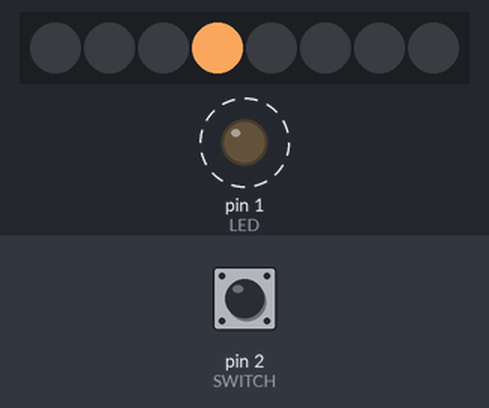
Recording of a sketch running on a simulated Arduino Uno, built with avr-gcc and run on an emulated ATmega328P. Parts: 8 RGB LEDs in strip order, left to right, output pins drawn as LEDs (lit = HIGH). Dashed ring = blinking. Inputs (shaded band) come from the test bench; at power-on: pin 2 (SWITCH) HIGH. Dim RGB values are drawn brighter than linear; random numbers use the default seed unless the sketch sets one.

Above: at 1.27 s.
1.3 s: pin 2 (SWITCH) pulled LOW for 0.15 s
At 2.17 s:
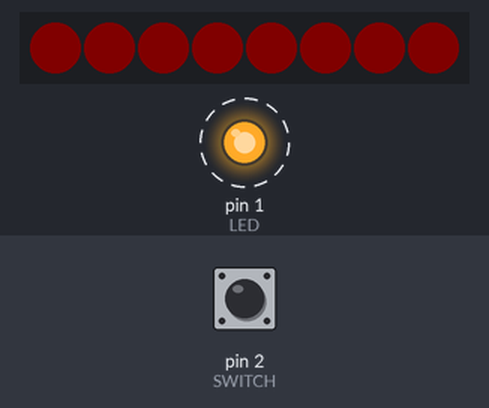
3.1 s: pin 2 (SWITCH) pulled LOW for 1 s
At 5.0 s:
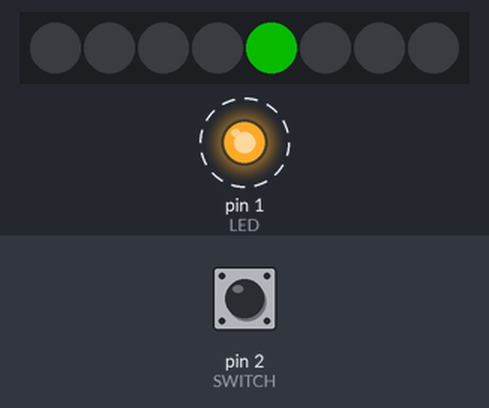
5.6 s: pin 2 (SWITCH) pulled LOW for 3.2 s
At 5.81 s:
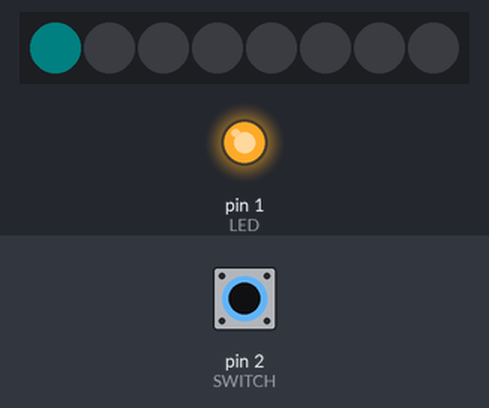
10.3 s: pin 2 (SWITCH) pulled LOW for 0.15 s
At 11.45 s:
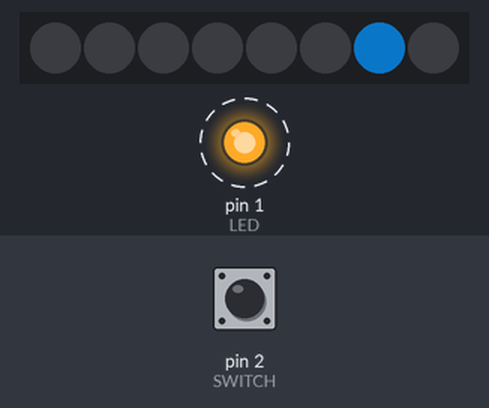
12.2 s: pin 2 (SWITCH) pulled LOW for 3.2 s
At 12.36 s:
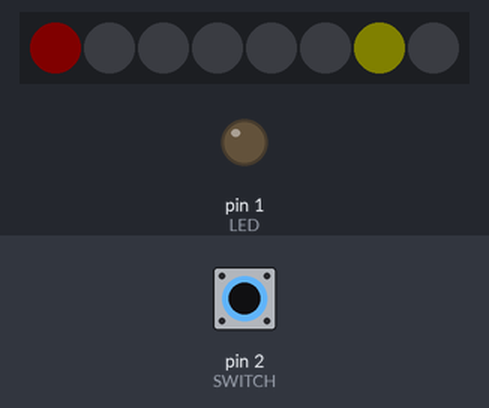
16.9 s: pin 2 (SWITCH) pulled LOW for 1 s
At 17.1 s:
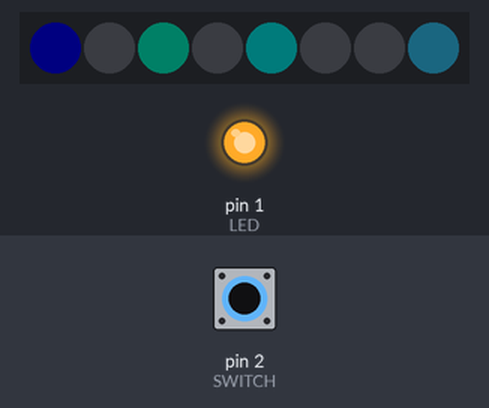
Timing chart, 0 to 25.2 s (numbered marks = the images above; inputs shaded):
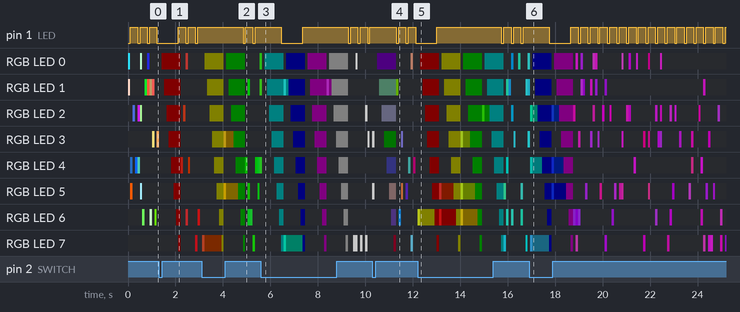

The sketch:

gemma_backpack_light.ino
```cpp
// Version 1.1
// Binary sketch size: 3,830 bytes (of a 5,310 byte maximum)

#include <Adafruit_NeoPixel.h>

// NeoPixels on D0
// Front LED on D1
// Mode change detection on D2
#define PIN 0
#define LED 1
#define SWITCH 2

// Change to how many LEDs in your strand
#define NUM_OF_PIXELS 8

// Used for colour variance in random colour generation
#define WIGGLE 60

// Parameter 1 = number of pixels in strip
// Parameter 2 = Arduino pin number (most are valid)
// Parameter 3 = pixel type flags, add together as needed:
//   NEO_KHZ800  800 KHz bitstream (most NeoPixel products w/WS2812 LEDs)
//   NEO_KHZ400  400 KHz (classic 'v1' (not v2) FLORA pixels, WS2811 drivers)
//   NEO_GRB     Pixels are wired for GRB bitstream (most NeoPixel products)
//   NEO_RGB     Pixels are wired for RGB bitstream (v1 FLORA pixels, not v2)
Adafruit_NeoPixel strip =
    Adafruit_NeoPixel(NUM_OF_PIXELS, PIN, NEO_GRB + NEO_KHZ800);

// IMPORTANT: To reduce NeoPixel burnout risk, add 1000 uF capacitor across
// pixel power leads, add 300 - 500 Ohm resistor on first pixel's data input
// and minimize distance between Arduino and first pixel.  Avoid connecting
// on a live circuit...if you must, connect GND first.

void setup() {
  pinMode(LED, OUTPUT);
  pinMode(SWITCH, INPUT);
  digitalWrite(SWITCH, HIGH);
  strip.begin();
  strip.show(); // Initialize all pixels to 'off'
}

uint8_t front_led_iter = 0;
uint8_t colour_mode = 0;

void loop() {
  for (uint16_t i = 0; i < strip.numPixels(); i++) {

    // Randomly choose if pixel will be on this round
    if ((rand() % 7) == 0) {

      // Depending on the current mode, prefer certain colours
      switch (colour_mode) {
      case 0:
        strip.setPixelColor(i, skewRainbow());
        break;
      case 1:
        strip.setPixelColor(i, skewRed());
        break;
      case 2:
        strip.setPixelColor(i, skewYellow());
        break;
      case 3:
        strip.setPixelColor(i, skewGreen());
        break;
      case 4:
        strip.setPixelColor(i, skewCyan());
        break;
      case 5:
        strip.setPixelColor(i, skewBlue());
        break;
      case 6:
        strip.setPixelColor(i, skewViolet());
        break;
      case 7:
        // Blink pure white
        strip.setPixelColor(i, 255, 255, 255);
        break;
      }
    } else {
      strip.setPixelColor(i, 0);
    }
  }
  strip.show();

  readSwitch();

  // Keep LED on for 75% time
  if (front_led_iter % 4 == 0) {
    digitalWrite(LED, LOW);
  } else {
    digitalWrite(LED, HIGH);
  }
  front_led_iter++;
  delay(100);
}

// Colours unleashed!
uint32_t skewRainbow() {
  return strip.Color(rand() % 256, rand() % 256, rand() % 256);
}

// Try to stick to blue.
uint32_t skewBlue() {
  return strip.Color(rand() % WIGGLE, rand() % WIGGLE, rand() % 100 + 156);
}

// Some sky painting.
uint32_t skewCyan() {
  return strip.Color(rand() % WIGGLE, rand() % 100 + 156, rand() % 100 + 156);
}

// Have a bit more green, please.
uint32_t skewGreen() {
  return strip.Color(rand() % WIGGLE, rand() % 100 + 156, rand() % WIGGLE);
}

// How romantically red.
uint32_t skewRed() {
  return strip.Color(rand() % 100 + 156, rand() % WIGGLE, rand() % WIGGLE);
}

// Get some ultra violet!
uint32_t skewViolet() {
  return strip.Color(rand() % 100 + 156, rand() % WIGGLE, rand() % 100 + 156);
}

// Some lovely daffodils?
uint32_t skewYellow() {
  return strip.Color(rand() % 100 + 156, rand() % 100 + 156, rand() % WIGGLE);
}

// Check if the switch is pressed and change to next mode if so
void readSwitch() {
  // Go to the next mode when the switch is pressed
  if (!digitalRead(SWITCH)) {
    // Cycle back to first mode if at the last mode
    if (colour_mode < 7) {
      colour_mode++;
    } else {
      colour_mode = 0;
    }

    // Indicate switch sense and prevent more detections
    strip.setBrightness(5);
    switch (colour_mode) {
    case 0:
      colourWash(255, 255, 255);
      break;
    case 1:
      colourWash(255, 0, 0);
      break;
    case 2:
      colourWash(255, 255, 0);
      break;
    case 3:
      colourWash(0, 255, 0);
      break;
    case 4:
      colourWash(0, 255, 255);
      break;
    case 5:
      colourWash(0, 0, 255);
      break;
    case 6:
      colourWash(255, 0, 255);
      break;
    case 7:
      colourWash(255, 255, 255);
      break;
    }
    strip.setBrightness(100);
  }
}

// Paint all the LEDs one colour
void colourWash(uint8_t r, uint8_t g, uint8_t b) {
  uint16_t pixel;
  uint32_t colour = strip.Color(r, g, b);

  // Make a bar fill effect
  for (pixel = 0; pixel < NUM_OF_PIXELS; pixel++) {

    // Special case for rainbow colour_mode, fill random colours
    if (colour_mode == 0) {
      strip.setPixelColor(pixel, skewRainbow());
    } else {
      strip.setPixelColor(pixel, colour);
    }
    delay(100);
    strip.show();
  }
}
```

Measured:
- by itself, pin 1 (LED): repeats every 0.41 s: HIGH 0.31 s, LOW 0.10 s
